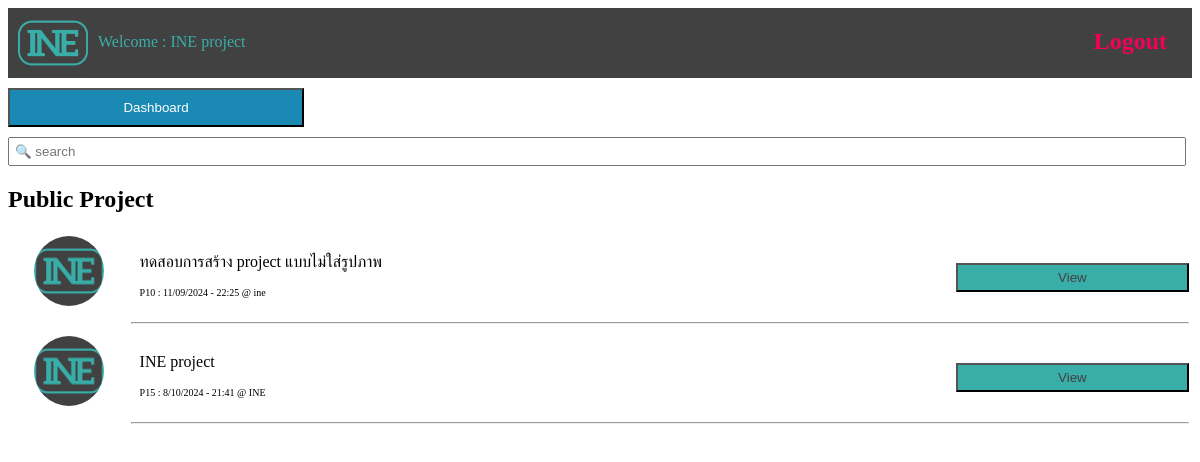
The page /dashboard/INE project/public/ (signed in) on the database its author committed.
### INEapp/models.py (models this page shows, shortened)
class Idea(models.Model):
    key_user = models.ForeignKey(User,on_delete=models.CASCADE,null=False,blank=False)
    idea_name = models.CharField(max_length=100,null=False,blank=False)
    idea_description = models.TextField(null=True,blank=True)
    idea_image = models.ImageField(upload_to='media/idea',null=True,blank=True)
    idea_datetime = models.DateTimeField(auto_now_add=True)
    idea_complete = models.DateTimeField(null=True,blank=True)
    idea_status = models.BooleanField(default=False)
    idea_start = models.BooleanField(default=False)
    idea_good = models.ManyToManyField(User,related_name='good',blank=True)

### INEapp/views.py (the view)
# urls.py: path('dashboard/<str:name>/public/',public,name='public'),
@login_required(login_url='/')
def public(request,name):
    user_name = User.objects.values('id','username')
    image_profile = DataUser.objects.values('data_user_id','image_profile')
    public_idea = Idea.objects.values('id','key_user_id','idea_name','idea_datetime','idea_status','idea_start')
    if request.GET.get('search'):
        try:
            if request.GET.get('search')[0] == 'P':
                int(request.GET.get('search')[1:]) + 1
                search_idea_id = []
                search = Idea.objects.filter(id=request.GET.get('search')[1:])
                for value in search.values('id','key_user_id','idea_name','idea_datetime','idea_status','idea_start'):
                    if bool(list(value.values())[-1]) is True:
                        search_idea_id.append(value)
                public_idea = search_idea_id
                del search,search_idea_id
                context = {'name':name,'public':public_idea,'img':image_profile,'user':user_name} ; del public_idea,image_profile,user_name
                return render(request,'public.html',context)
            elif request.GET.get('search')[0] == '@':
                username_id = []
                search_username = []
                user_all = User.objects.values('id','username')
                for names in user_all:
                    if str(list(names.values())[-1]).find(request.GET.get('search')[1:]) is not int(-1):
                        username_id.append(list(names.values())[0])
                    else:pass
                for value in Idea.objects.all():
                    for id_user in username_id:
                        if value.key_user_id == id_user and value.idea_start == True:
                            search_username.append(value)
                        else:pass
                public_idea = search_username
                del user_all,username_id,search_username
                context = {'name':name,'public':public_idea,'img':image_profile,'user':user_name} ; del public_idea,image_profile,user_name
                return render(request,'public.html',context)
            else:pass
            int(request.GET.get('search')) + 1
            search_id = []
            search = Idea.objects.filter(key_user_id=request.GET.get('search'))
            for value in search.values('id','key_user_id','idea_name','idea_datetime','idea_status','idea_start'):
                if bool(list(value.values())[-1]) is True:
                    search_id.append(value)
                else:pass
            public_idea = search_id ; del search,search_id
        except:
            search = []
            idea_all = Idea.objects.values('id','key_user_id','idea_name','idea_datetime','idea_status','idea_start')
            for value in idea_all:
                if str(list(value.values())[2]).find(request.GET.get('search')) is not int(-1):
                    if bool(list(value.values())[-1]) is True:
                        search.append(value)
                    else:pass
                else:pass
            public_idea = search
            del idea_all,search
    else:pass
    context = {'name':name,'public':public_idea,'img':image_profile,'user':user_name} ; del public_idea,image_profile,user_name
    return render(request,'public.html',context)

### template/public.html (shortened to what this page needs)
{% load static %}
<!DOCTYPE html>
<html lang="en">
<head>
    <link rel="stylesheet" href="{% static 'style/main.css' %}">
    <link rel="stylesheet" href="{% static 'style/public.css' %}">
</head>
<body>
    <div class="menubar">
        <img src="{% static 'image/INE.png' %}" alt="logo" class="image_logo"><p class="text_logo">Welcome : {{ name }}</p>
        <a href="/logout/"><h2 class="logout_button">Logout</h2></a>
    </div>
    <div class="div_public">
        <a href="{% url 'dashboard' name %}"><button id="btn-back">Dashboard</button></a>
        <form action="{% url 'public' name %}">
            <input type="search" name="search" id="" placeholder="🔍 search" style="padding: 5px 5px; width: 99.5%; margin-top: 10px;">
        </form>
        <table>
            <thead><h2>Public Project</h2></thead>
            {% if public %}
                <tbody>
                    {% for publics in public %}
                        {% if publics.idea_status == False %}
                            {% if publics.idea_start == True %}
                                <tr>
                                    {% for image in img %}
                                        {% if publics.key_user_id == image.data_user_id %}
                                            {% if image.image_profile %}
                                                <td id="cd_image"><img src="/static/{{image.image_profile}}/" alt="" id="img_public"></td>
                                            {% else %}
                                                <td id="cd_image"><img src="https://cdn4.iconfinder.com/data/icons/web-ui-color/128/Account-512.png" alt="" id="img_public"></td>
                                            {% endif %}
                                        {% endif %}
                                    {% endfor %}
                                    {% for users in user %}
                                        {% if users.id == publics.key_user_id %}
                                            <td id="cd_name"><p>{{ publics.idea_name }}</p><p id="text_name">P{{publics.id}} : {{ publics.idea_datetime|date:'j/m/Y - G:i' }} @ {{ users.username }}</p></td>
                                        {% endif %}
                                    {% endfor %}
                                    <td id="cd_button"><a href="{% url 'view' publics.id %}"><button id="btn-view">View</button></a></td>
                                </tr>
                                <tr><td></td><td colspan="2"><hr></td></tr>
                            {% endif %}
                        {% endif %}
                    {% endfor %}
                </tbody>
            {% else %}
                <tbody>
                    <tr><td style="text-align: center; color: #414141;"><h1>ไม่พบข้อมูลที่ค้นหา</h1></td></tr>
                </tbody>
            {% endif %}
        </table>
    </div>
</body>
</html>

### INEapp/static/style/main.css (style rules this page uses)
.menubar { width: 100%; height: 70px; background-color: #414141; }
.image_logo { margin-left: 10px; width: 70px; height: 70px; float: left; }
.text_logo { color: #39aea9; float: left; margin: 25px 0px 0px 10px; }
.logout_button { color: #f50057; float: right; margin: 20px 25px; }

### INEapp/static/style/public.css (style rules this page uses)
.div_public { margin-top: 0px; }
table { width: 100%; background-color: #ffffff; }
#text_name { font-size: 10px; }
#img_public { border-radius: 50%; width: 70px; height: 70px; }
#cd_image { width: 10%; text-align: center; }
#cd_name { width: 70%; padding-left: 10px; }
#cd_button { width: auto; text-align: center; }
#btn-back { font-family: 'Arial Narrow Bold', sans-serif; margin-top: 10px; width: 25%; padding: 10px 10px; background-color: #1a8ab4; color: #ffffff; }
#btn-view { font-family: 'Arial Narrow Bold', sans-serif; margin-top: 10px; width: 100%; padding: 5px 0px 5px 0px; background-color: #39aea9; color: #414141; }

### rows shown on the page
Idea: idea_name "INE project", idea_status False (drawn), id "15", idea_datetime "8/10/2024 - 21:41"
Idea: idea_status False (drawn), idea_name "ทดสอบการสร้าง project แบบไม่ใส่รูปภาพ", id "10", idea_datetime "11/09/2024 - 22:25"

### other values the page prints
{{ users.username }} "ine"
{{ users.username }} "INE"
